Frame 1 (no input): blank canvas, image omitted
Frame 60 (no input): blank canvas, image omitted
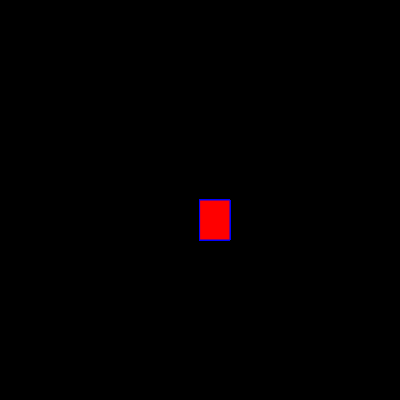
Frame 120 (the mouse pressed at the canvas centre since frame 60)

The p5.js sketch whose frames 1 and 60 were blank and that drew this single picture after the mouse press (run headless with seeded random() and noise() and a simulated clock; from frame 60 on, the mouse is pressed at the canvas centre):

// p5.js sketch
// ── sketch.js
function setup() {
  createCanvas(400, 400);
background("black");
}

function draw() {
  
stroke("blue");
fill("red");
 //console.log(mouseIsPressed);
 
  if (mouseIsPressed)  {
      rect(mouseX,mouseY,30,40)
  }


  }
